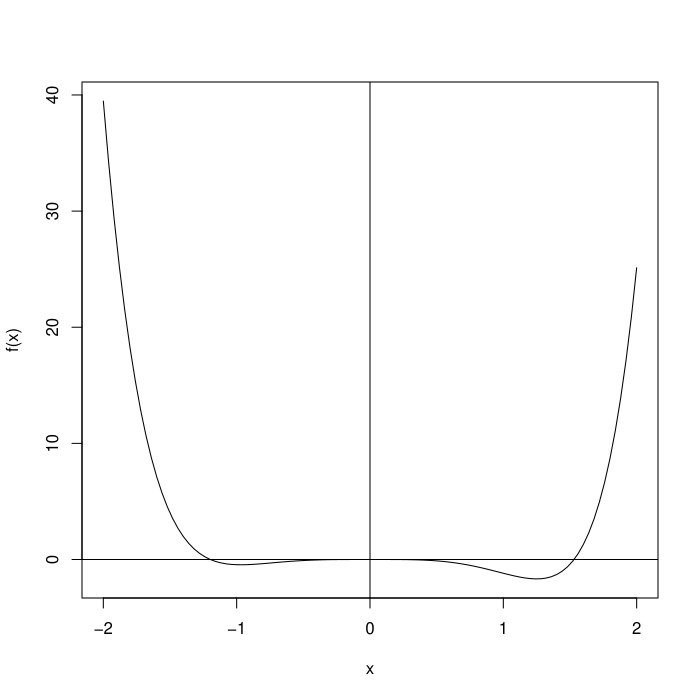

Recreate this plot in R.
#
# Copyright (c) 2015-2017 by Yuchao Zhao, Xiaoye Meng.
#
# This program is free software: you can redistribute it and/or modify
# it under the terms of the GNU General Public License as published by
# the Free Software Foundation, either version 3 of the License, or
# (at your option) any later version.
#
# This program is distributed in the hope that it will be useful,
# but WITHOUT ANY WARRANTY; without even the implied warranty of
# MERCHANTABILITY or FITNESS FOR A PARTICULAR PURPOSE.  See the
# GNU General Public License for more details.
#
# You should have received a copy of the GNU General Public License
# along with this program.  If not, see <http://www.gnu.org/licenses/>.
#

require(rootSolve)

f = function(x) exp(sin(x) ^ 3) + x ^ 6 - 2 * x ^ 4 - x ^ 3 - 1
curve(f, -2, 2)
abline(h = 0, v = 0)
uniroot.all(f, c(-2, 2), tol = 1e-8)
